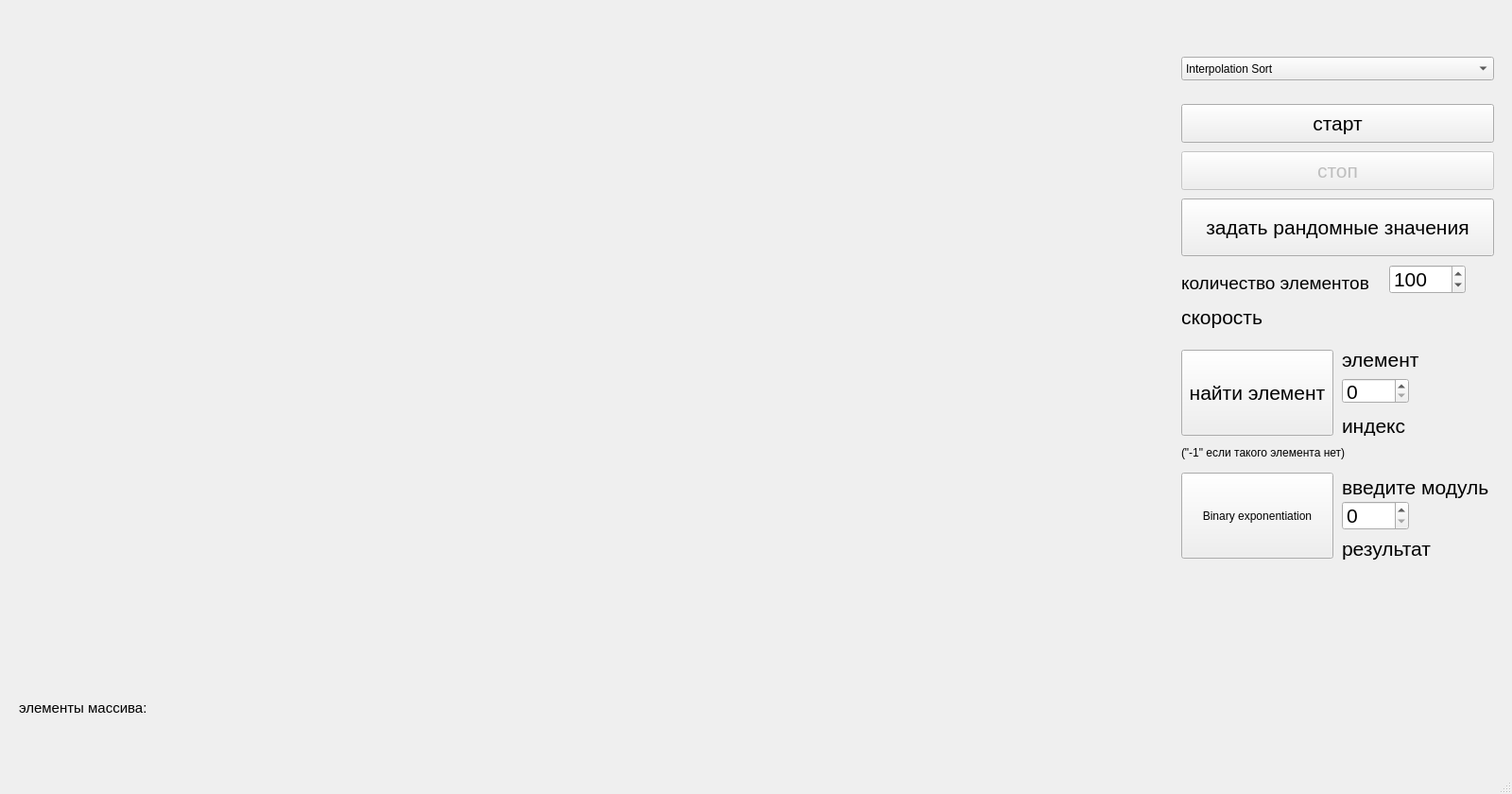
<?xml version="1.0" encoding="UTF-8"?>
<ui version="4.0">
 <class>MainWindow</class>
 <widget class="QMainWindow" name="MainWindow">
  <property name="geometry">
   <rect>
    <x>0</x>
    <y>0</y>
    <width>1600</width>
    <height>840</height>
   </rect>
  </property>
  <property name="windowTitle">
   <string>MainWindow</string>
  </property>
  <widget class="QWidget" name="centralwidget">
   <widget class="QWidget" name="widget" native="true">
    <property name="geometry">
     <rect>
      <x>20</x>
      <y>20</y>
      <width>1200</width>
      <height>700</height>
     </rect>
    </property>
   </widget>
   <widget class="QPushButton" name="pushButton">
    <property name="geometry">
     <rect>
      <x>1250</x>
      <y>110</y>
      <width>331</width>
      <height>41</height>
     </rect>
    </property>
    <property name="font">
     <font>
      <pointsize>16</pointsize>
     </font>
    </property>
    <property name="text">
     <string>старт</string>
    </property>
   </widget>
   <widget class="QPushButton" name="pushButton_2">
    <property name="enabled">
     <bool>false</bool>
    </property>
    <property name="geometry">
     <rect>
      <x>1250</x>
      <y>160</y>
      <width>331</width>
      <height>41</height>
     </rect>
    </property>
    <property name="font">
     <font>
      <pointsize>16</pointsize>
     </font>
    </property>
    <property name="text">
     <string>стоп</string>
    </property>
   </widget>
   <widget class="QPushButton" name="pushButton_3">
    <property name="geometry">
     <rect>
      <x>1250</x>
      <y>210</y>
      <width>331</width>
      <height>61</height>
     </rect>
    </property>
    <property name="font">
     <font>
      <pointsize>16</pointsize>
     </font>
    </property>
    <property name="text">
     <string>задать рандомные значения</string>
    </property>
   </widget>
   <widget class="QLabel" name="label">
    <property name="geometry">
     <rect>
      <x>1250</x>
      <y>290</y>
      <width>251</width>
      <height>18</height>
     </rect>
    </property>
    <property name="font">
     <font>
      <pointsize>14</pointsize>
     </font>
    </property>
    <property name="text">
     <string>количество элементов</string>
    </property>
   </widget>
   <widget class="QSpinBox" name="spinBox">
    <property name="geometry">
     <rect>
      <x>1470</x>
      <y>280</y>
      <width>81</width>
      <height>31</height>
     </rect>
    </property>
    <property name="font">
     <font>
      <pointsize>16</pointsize>
     </font>
    </property>
    <property name="maximum">
     <number>1000</number>
    </property>
    <property name="value">
     <number>100</number>
    </property>
   </widget>
   <widget class="QLabel" name="time">
    <property name="geometry">
     <rect>
      <x>1250</x>
      <y>310</y>
      <width>351</width>
      <height>51</height>
     </rect>
    </property>
    <property name="font">
     <font>
      <pointsize>16</pointsize>
     </font>
    </property>
    <property name="text">
     <string>скорость</string>
    </property>
   </widget>
   <widget class="QLabel" name="arrayElements">
    <property name="geometry">
     <rect>
      <x>20</x>
      <y>740</y>
      <width>1551</width>
      <height>71</height>
     </rect>
    </property>
    <property name="font">
     <font>
      <pointsize>11</pointsize>
     </font>
    </property>
    <property name="text">
     <string>элементы массива:</string>
    </property>
    <property name="alignment">
     <set>Qt::AlignLeading|Qt::AlignLeft|Qt::AlignTop</set>
    </property>
   </widget>
   <widget class="QLabel" name="label_4">
    <property name="geometry">
     <rect>
      <x>1420</x>
      <y>370</y>
      <width>91</width>
      <height>21</height>
     </rect>
    </property>
    <property name="font">
     <font>
      <pointsize>16</pointsize>
     </font>
    </property>
    <property name="text">
     <string>элемент</string>
    </property>
   </widget>
   <widget class="QSpinBox" name="spinBox_2">
    <property name="geometry">
     <rect>
      <x>1420</x>
      <y>400</y>
      <width>71</width>
      <height>27</height>
     </rect>
    </property>
    <property name="font">
     <font>
      <pointsize>16</pointsize>
     </font>
    </property>
    <property name="maximum">
     <number>1000</number>
    </property>
   </widget>
   <widget class="QLabel" name="index">
    <property name="geometry">
     <rect>
      <x>1420</x>
      <y>440</y>
      <width>291</width>
      <height>21</height>
     </rect>
    </property>
    <property name="font">
     <font>
      <pointsize>16</pointsize>
     </font>
    </property>
    <property name="text">
     <string>индекс</string>
    </property>
   </widget>
   <widget class="QPushButton" name="pushButton_4">
    <property name="geometry">
     <rect>
      <x>1250</x>
      <y>370</y>
      <width>161</width>
      <height>91</height>
     </rect>
    </property>
    <property name="font">
     <font>
      <pointsize>16</pointsize>
     </font>
    </property>
    <property name="text">
     <string>найти элемент</string>
    </property>
   </widget>
   <widget class="QLabel" name="label_5">
    <property name="geometry">
     <rect>
      <x>1250</x>
      <y>470</y>
      <width>321</width>
      <height>18</height>
     </rect>
    </property>
    <property name="text">
     <string>(&quot;-1&quot; если такого элемента нет)</string>
    </property>
   </widget>
   <widget class="QPushButton" name="pushButton_5">
    <property name="geometry">
     <rect>
      <x>1250</x>
      <y>500</y>
      <width>161</width>
      <height>91</height>
     </rect>
    </property>
    <property name="text">
     <string>Binary exponentiation</string>
    </property>
   </widget>
   <widget class="QSpinBox" name="spinBox_3">
    <property name="geometry">
     <rect>
      <x>1420</x>
      <y>530</y>
      <width>71</width>
      <height>31</height>
     </rect>
    </property>
    <property name="font">
     <font>
      <pointsize>16</pointsize>
     </font>
    </property>
   </widget>
   <widget class="QLabel" name="label_6">
    <property name="geometry">
     <rect>
      <x>1420</x>
      <y>500</y>
      <width>191</width>
      <height>31</height>
     </rect>
    </property>
    <property name="font">
     <font>
      <pointsize>16</pointsize>
     </font>
    </property>
    <property name="text">
     <string>введите модуль</string>
    </property>
   </widget>
   <widget class="QLabel" name="bpow">
    <property name="geometry">
     <rect>
      <x>1420</x>
      <y>560</y>
      <width>321</width>
      <height>41</height>
     </rect>
    </property>
    <property name="font">
     <font>
      <pointsize>16</pointsize>
     </font>
    </property>
    <property name="text">
     <string>результат</string>
    </property>
   </widget>
   <widget class="QComboBox" name="comboBox">
    <property name="geometry">
     <rect>
      <x>1250</x>
      <y>60</y>
      <width>331</width>
      <height>25</height>
     </rect>
    </property>
    <item>
     <property name="text">
      <string>Interpolation Sort   </string>
     </property>
    </item>
   </widget>
  </widget>
  <widget class="QMenuBar" name="menubar">
   <property name="geometry">
    <rect>
     <x>0</x>
     <y>0</y>
     <width>1600</width>
     <height>22</height>
    </rect>
   </property>
  </widget>
  <widget class="QStatusBar" name="statusbar"/>
 </widget>
 <resources/>
 <connections/>
</ui>
